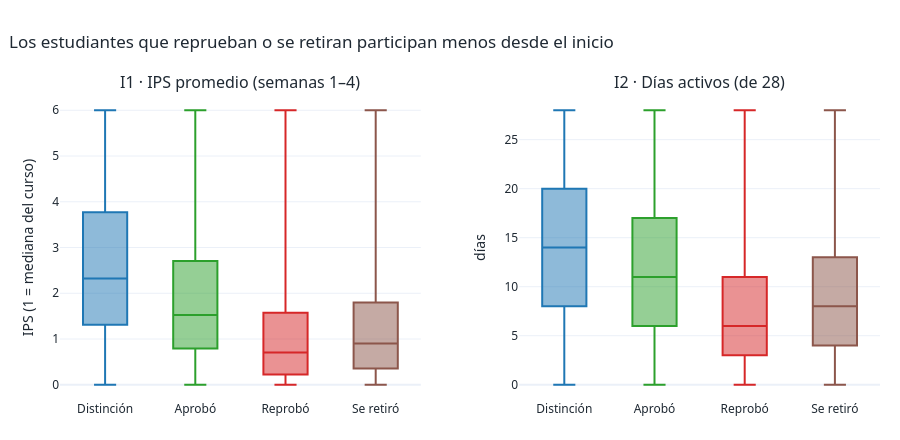

Here is the notebook cell this chart was saved with:
### Markdown cell above
### 2.3 ¿Los indicadores distinguen a quienes terminan en riesgo?

Hacemos una primera validación descriptiva: si `I1`–`I3` fueran iguales entre quienes aprueban y quienes no, no servirían como señal temprana.

### Code cell
orden_res = ["Distinction", "Pass", "Fail", "Withdrawn"]
etiquetas_res = {"Distinction": "Distinción", "Pass": "Aprobó", "Fail": "Reprobó", "Withdrawn": "Se retiró"}
tabla_res = (df.groupby("final_result")[["ips_prom", "dias_activos", "entrega_pendiente", "nota_prom"]]
               .mean().loc[orden_res].rename(index=etiquetas_res, columns=NOMBRES))
display(tabla_res.round(2))

colores_res = ["#1f77b4", COLOR["Verde"], COLOR["Rojo"], "#8c564b"]
fig = make_subplots(rows=1, cols=2, horizontal_spacing=0.12,
                    subplot_titles=("I1 · IPS promedio (semanas 1–4)", "I2 · Días activos (de 28)"))
for res, col in zip(orden_res, colores_res):
    d = df[df.final_result == res]
    fig.add_trace(go.Box(y=d.ips_prom.clip(upper=6), name=etiquetas_res[res], marker_color=col,
                         boxpoints=False, showlegend=False), row=1, col=1)
    fig.add_trace(go.Box(y=d.dias_activos, name=etiquetas_res[res], marker_color=col,
                         boxpoints=False, showlegend=False), row=1, col=2)
fig.update_yaxes(title_text="IPS (1 = mediana del curso)", row=1, col=1)
fig.update_yaxes(title_text="días", row=1, col=2)
fig.update_layout(height=440, font=FUENTE, margin=dict(t=95, b=40, l=60, r=20),
                  title=dict(text="Los estudiantes que reprueban o se retiran participan menos desde el inicio", x=0.01))
fig.show()

### Figure 1 — Plotly figure (JSON) as saved in the notebook; plotly's stock layout.template omitted (floating-point values rounded to 4 significant figures; data arrays with more than 128 entries replaced by an {"elided": "..."} marker saying what was removed)
{"data": [{"boxpoints": false, "marker": {"color": "#1f77b4"}, "name": "Distinción", "showlegend": false, "type": "box", "xaxis": "x", "y": {"elided": "3024 float values"}, "yaxis": "y"}, {"boxpoints": false, "marker": {"color": "#1f77b4"}, "name": "Distinción", "showlegend": false, "type": "box", "xaxis": "x2", "y": {"elided": "3024 int values"}, "yaxis": "y2"}, {"boxpoints": false, "marker": {"color": "#2ca02c"}, "name": "Aprobó", "showlegend": false, "type": "box", "xaxis": "x", "y": {"elided": "12361 float values"}, "yaxis": "y"}, {"boxpoints": false, "marker": {"color": "#2ca02c"}, "name": "Aprobó", "showlegend": false, "type": "box", "xaxis": "x2", "y": {"elided": "12361 int values"}, "yaxis": "y2"}, {"boxpoints": false, "marker": {"color": "#d62728"}, "name": "Reprobó", "showlegend": false, "type": "box", "xaxis": "x", "y": {"elided": "7044 float values"}, "yaxis": "y"}, {"boxpoints": false, "marker": {"color": "#d62728"}, "name": "Reprobó", "showlegend": false, "type": "box", "xaxis": "x2", "y": {"elided": "7044 int values"}, "yaxis": "y2"}, {"boxpoints": false, "marker": {"color": "#8c564b"}, "name": "Se retiró", "showlegend": false, "type": "box", "xaxis": "x", "y": {"elided": "5124 float values"}, "yaxis": "y"}, {"boxpoints": false, "marker": {"color": "#8c564b"}, "name": "Se retiró", "showlegend": false, "type": "box", "xaxis": "x2", "y": {"elided": "5124 int values"}, "yaxis": "y2"}], "layout": {"annotations": [{"font": {"size": 16}, "showarrow": false, "text": "I1 · IPS promedio (semanas 1–4)", "x": 0.22, "xanchor": "center", "xref": "paper", "y": 1.0, "yanchor": "bottom", "yref": "paper"}, {"font": {"size": 16}, "showarrow": false, "text": "I2 · Días activos (de 28)", "x": 0.78, "xanchor": "center", "xref": "paper", "y": 1.0, "yanchor": "bottom", "yref": "paper"}], "font": {"color": "#1f2933", "family": "Segoe UI, Helvetica, Arial, sans-serif"}, "height": 440, "margin": {"b": 40, "l": 60, "r": 20, "t": 95}, "title": {"text": "Los estudiantes que reprueban o se retiran participan menos desde el inicio", "x": 0.01}, "xaxis": {"anchor": "y", "domain": [0.0, 0.44]}, "xaxis2": {"anchor": "y2", "domain": [0.56, 1.0]}, "yaxis": {"anchor": "x", "domain": [0.0, 1.0], "title": {"text": "IPS (1 = mediana del curso)"}}, "yaxis2": {"anchor": "x2", "domain": [0.0, 1.0], "title": {"text": "días"}}}}
